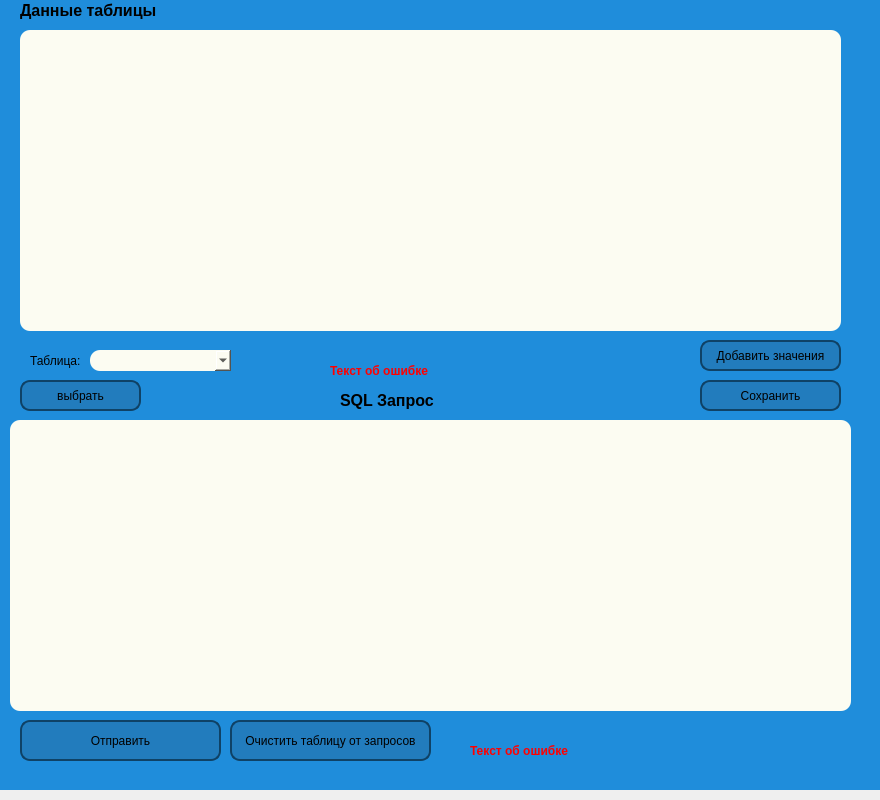
<?xml version="1.0" encoding="UTF-8"?>
<ui version="4.0">
 <class>Dialog</class>
 <widget class="QDialog" name="Dialog">
  <property name="geometry">
   <rect>
    <x>0</x>
    <y>0</y>
    <width>880</width>
    <height>800</height>
   </rect>
  </property>
  <property name="minimumSize">
   <size>
    <width>880</width>
    <height>800</height>
   </size>
  </property>
  <property name="maximumSize">
   <size>
    <width>880</width>
    <height>800</height>
   </size>
  </property>
  <property name="windowTitle">
   <string>Dialog</string>
  </property>
  <widget class="QWidget" name="widget_2" native="true">
   <property name="geometry">
    <rect>
     <x>0</x>
     <y>-10</y>
     <width>880</width>
     <height>800</height>
    </rect>
   </property>
   <property name="minimumSize">
    <size>
     <width>880</width>
     <height>800</height>
    </size>
   </property>
   <property name="maximumSize">
    <size>
     <width>880</width>
     <height>800</height>
    </size>
   </property>
   <property name="sizeIncrement">
    <size>
     <width>880</width>
     <height>800</height>
    </size>
   </property>
   <property name="styleSheet">
    <string notr="true">background: #1f8ddb</string>
   </property>
   <widget class="QTableWidget" name="table_data">
    <property name="geometry">
     <rect>
      <x>20</x>
      <y>40</y>
      <width>821</width>
      <height>301</height>
     </rect>
    </property>
    <property name="styleSheet">
     <string notr="true">background: #fcfcf2;   border-radius: 10px;</string>
    </property>
   </widget>
   <widget class="QComboBox" name="table">
    <property name="geometry">
     <rect>
      <x>90</x>
      <y>360</y>
      <width>141</width>
      <height>21</height>
     </rect>
    </property>
    <property name="styleSheet">
     <string notr="true">background: #fcfcf2;   border-radius: 10px;</string>
    </property>
   </widget>
   <widget class="QLabel" name="label_6">
    <property name="geometry">
     <rect>
      <x>30</x>
      <y>360</y>
      <width>51</width>
      <height>21</height>
     </rect>
    </property>
    <property name="text">
     <string>Таблица:</string>
    </property>
   </widget>
   <widget class="QLineEdit" name="sql_ans">
    <property name="geometry">
     <rect>
      <x>10</x>
      <y>430</y>
      <width>841</width>
      <height>291</height>
     </rect>
    </property>
    <property name="styleSheet">
     <string notr="true">background: #fcfcf2;   border-radius: 10px;</string>
    </property>
   </widget>
   <widget class="QLabel" name="label_7">
    <property name="geometry">
     <rect>
      <x>340</x>
      <y>400</y>
      <width>101</width>
      <height>21</height>
     </rect>
    </property>
    <property name="font">
     <font>
      <pointsize>12</pointsize>
      <weight>75</weight>
      <bold>true</bold>
     </font>
    </property>
    <property name="text">
     <string>SQL Запрос</string>
    </property>
   </widget>
   <widget class="QPushButton" name="sql_ans_button">
    <property name="geometry">
     <rect>
      <x>20</x>
      <y>730</y>
      <width>201</width>
      <height>41</height>
     </rect>
    </property>
    <property name="styleSheet">
     <string notr="true">QPushButton {
    border: 2px solid #0f4266;
    border-radius: 10px;
    background: #227cbd;
    padding: 5px;
    }

QPushButton:hover {
    background: #31c3d6;
    }</string>
    </property>
    <property name="text">
     <string>Отправить</string>
    </property>
   </widget>
   <widget class="QLabel" name="label_8">
    <property name="geometry">
     <rect>
      <x>20</x>
      <y>10</y>
      <width>141</width>
      <height>21</height>
     </rect>
    </property>
    <property name="font">
     <font>
      <pointsize>12</pointsize>
      <weight>75</weight>
      <bold>true</bold>
     </font>
    </property>
    <property name="text">
     <string>Данные таблицы</string>
    </property>
   </widget>
   <widget class="QPushButton" name="clear_sql_button">
    <property name="geometry">
     <rect>
      <x>230</x>
      <y>730</y>
      <width>201</width>
      <height>41</height>
     </rect>
    </property>
    <property name="styleSheet">
     <string notr="true">QPushButton {
    border: 2px solid #0f4266;
    border-radius: 10px;
    background: #227cbd;
    padding: 5px;
    }

QPushButton:hover {
    background: #31c3d6;
    }</string>
    </property>
    <property name="text">
     <string>Очистить таблицу от запросов</string>
    </property>
   </widget>
   <widget class="QPushButton" name="change_table_button">
    <property name="geometry">
     <rect>
      <x>20</x>
      <y>390</y>
      <width>121</width>
      <height>31</height>
     </rect>
    </property>
    <property name="styleSheet">
     <string notr="true">QPushButton {
    border: 2px solid #0f4266;
    border-radius: 10px;
    background: #227cbd;
    padding: 5px;
    }

QPushButton:hover {
    background: #31c3d6;
    }</string>
    </property>
    <property name="text">
     <string>выбрать</string>
    </property>
   </widget>
   <widget class="QPushButton" name="add_data_button">
    <property name="geometry">
     <rect>
      <x>700</x>
      <y>350</y>
      <width>141</width>
      <height>31</height>
     </rect>
    </property>
    <property name="styleSheet">
     <string notr="true">QPushButton {
    border: 2px solid #0f4266;
    border-radius: 10px;
    background: #227cbd;
    padding: 5px;
    }

QPushButton:hover {
    background: #31c3d6;
    }</string>
    </property>
    <property name="text">
     <string>Добавить значения</string>
    </property>
   </widget>
   <widget class="QPushButton" name="save_table_data">
    <property name="geometry">
     <rect>
      <x>700</x>
      <y>390</y>
      <width>141</width>
      <height>31</height>
     </rect>
    </property>
    <property name="styleSheet">
     <string notr="true">QPushButton {
    border: 2px solid #0f4266;
    border-radius: 10px;
    background: #227cbd;
    padding: 5px;
    }

QPushButton:hover {
    background: #31c3d6;
    }</string>
    </property>
    <property name="text">
     <string>Сохранить</string>
    </property>
   </widget>
   <widget class="QLabel" name="error_table_data">
    <property name="geometry">
     <rect>
      <x>330</x>
      <y>360</y>
      <width>361</width>
      <height>41</height>
     </rect>
    </property>
    <property name="font">
     <font>
      <weight>75</weight>
      <bold>true</bold>
     </font>
    </property>
    <property name="styleSheet">
     <string notr="true">color: #f00</string>
    </property>
    <property name="text">
     <string>Текст об ошибке</string>
    </property>
   </widget>
   <widget class="QLabel" name="error_sql_ans">
    <property name="geometry">
     <rect>
      <x>470</x>
      <y>740</y>
      <width>361</width>
      <height>41</height>
     </rect>
    </property>
    <property name="font">
     <font>
      <weight>75</weight>
      <bold>true</bold>
     </font>
    </property>
    <property name="styleSheet">
     <string notr="true">color: #f00</string>
    </property>
    <property name="text">
     <string>Текст об ошибке</string>
    </property>
   </widget>
  </widget>
 </widget>
 <resources/>
 <connections/>
</ui>
